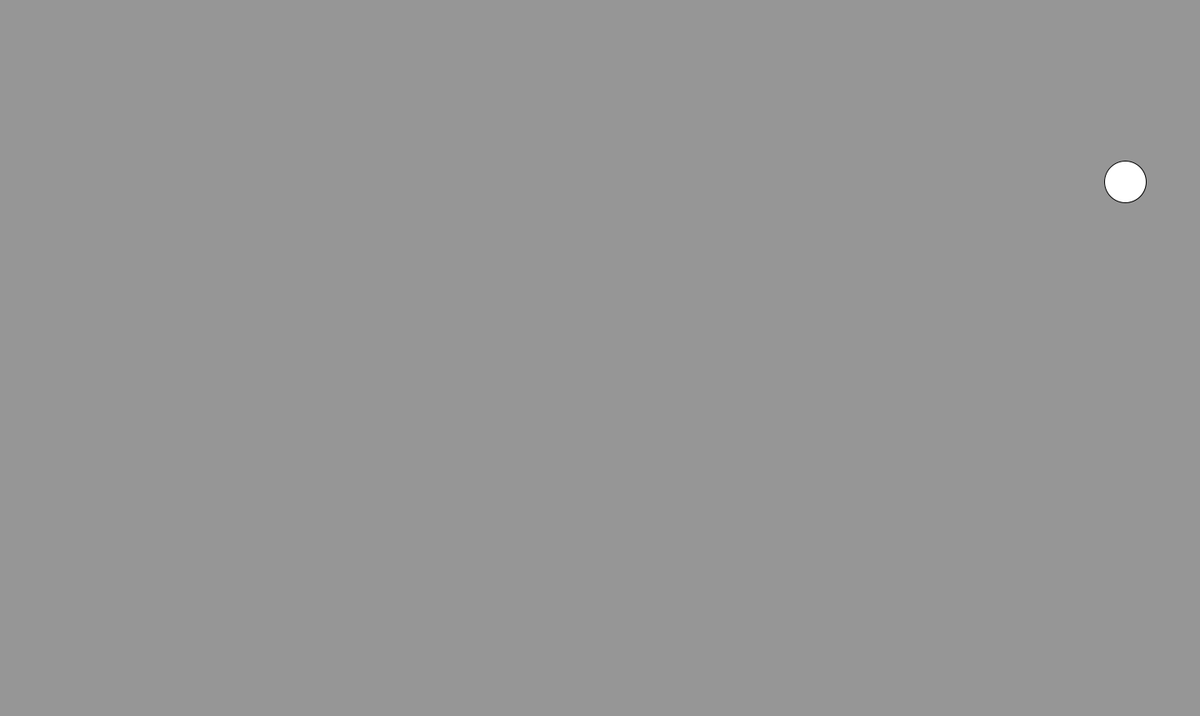
Frame 1 (no input)
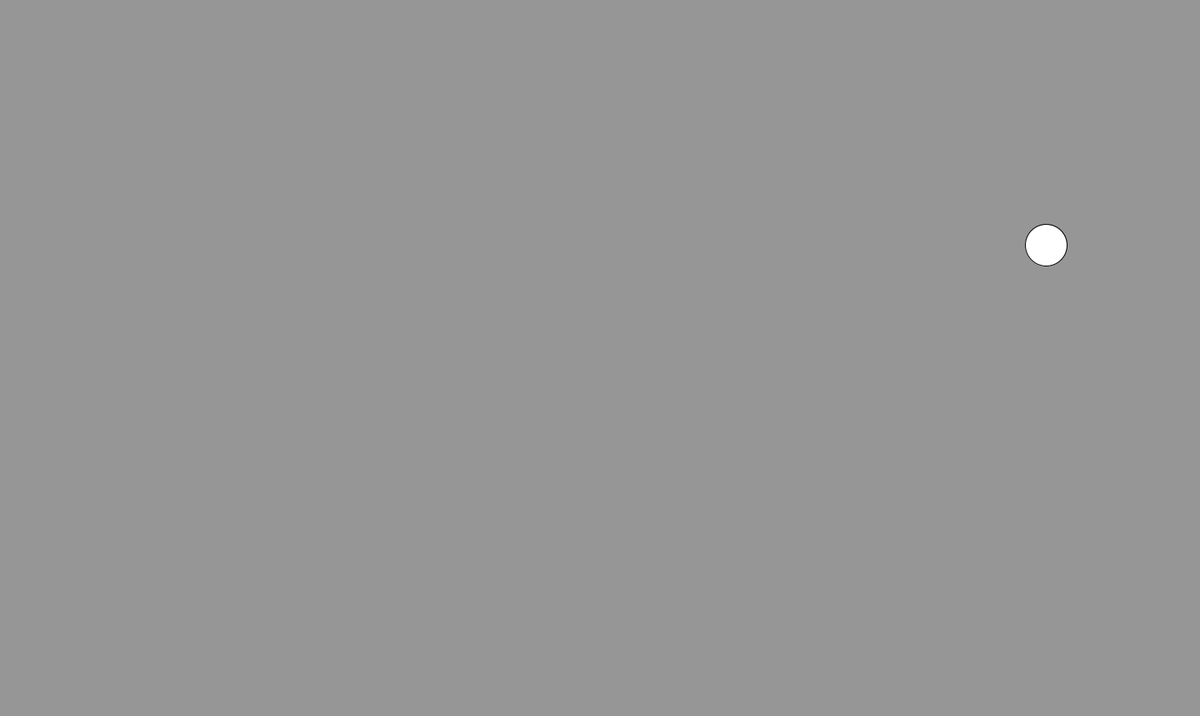
Frame 60 (the mouse pressed at the canvas centre just before this capture)
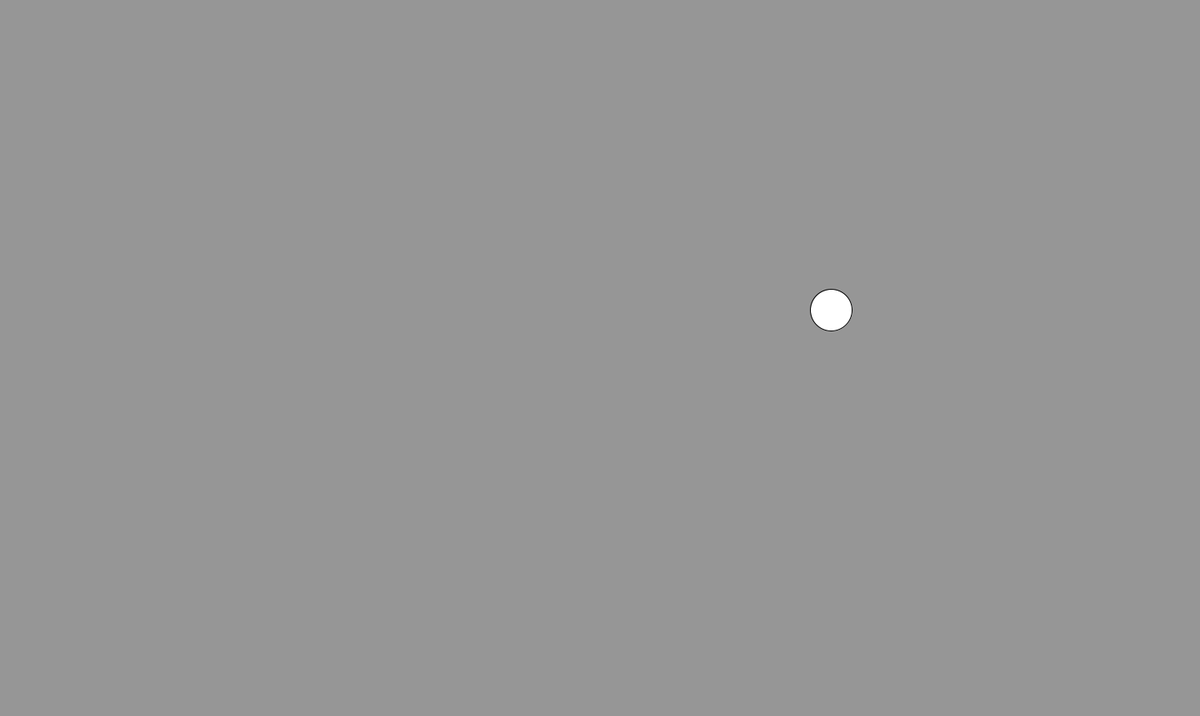
Frame 120 (the mouse held since frame 60 and released just before this capture)

The Processing sketch that drew these frames (run headless with seeded random() and noise(); from frame 60 on, the mouse is pressed at the canvas centre):

// Processing sketch: screensaver_trailless
// ── screensaver_trailless.pde
float x, y, xSpd, ySpd, ballW, ballH;
void setup(){
  size(1440,860);
  ballW = ballH = 50;
  xSpd = random(5);
  ySpd = random(5);
  x = (int)random(ballW/2, width-ballW/2);
  y = (int)random(ballH/2, height-ballH/2);
}
void draw(){
  background(150);
  x = x + xSpd;
  y = y + ySpd;
  ellipse(x, y, ballW, ballH);
  if(x >= width - ballW/2){
    xSpd = -random(5);
  }
  if(x <= ballW/2){
    xSpd = random(5);
  }
  if(y >= height - ballH){
    ySpd = -random(5);
  }
  if(y <= ballH/2){
    ySpd = random(5);
  }
}
